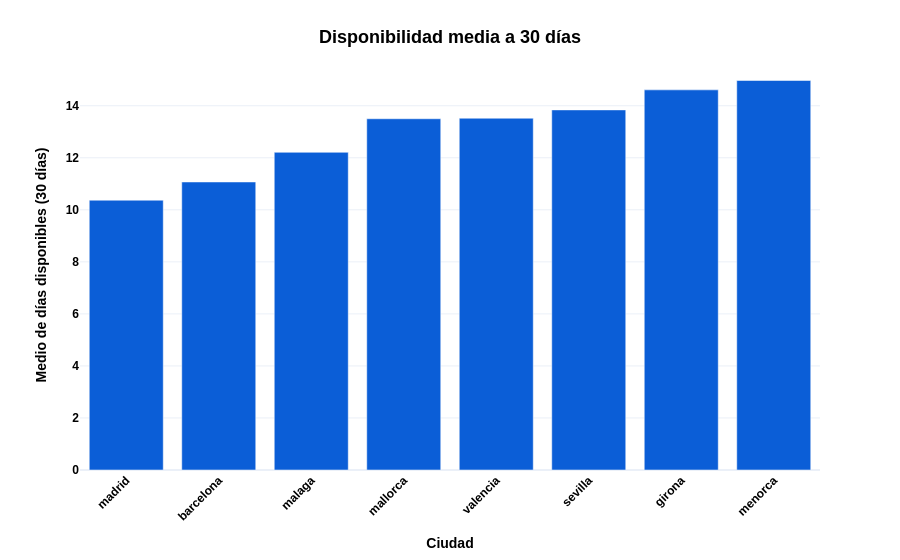

Write notebook code for a chart like this one.
### Code cell
import plotly.express as px

disponibilidad_30_ciudad = availability_by_city.set_index("ciudad")["disponible_30"]

fig = px.bar(
    x=disponibilidad_30_ciudad.index,
    y=disponibilidad_30_ciudad.values,
    labels={
        "x": "Ciudad",
        "y": "Medio de días disponibles (30 días)"
    },
    color_discrete_sequence=['#0b5ed7'] 
)

fig.update_layout(
    template="plotly_white",
    showlegend=False,
    
    
    title=dict(
        text="Disponibilidad media a 30 días",
        x=0.5,
        xanchor='center',
        yanchor='top',
        font=dict(family="Arial", size=18, color="black", weight="bold")
    ),
    

    xaxis=dict(
        title=dict(font=dict(family="Arial", size=14, color="black", weight="bold")),
        tickfont=dict(family="Arial", size=12, color="black", weight="bold"),
        tickangle=-45   # 45 derece döndür
    ),
    
    # Y ekseni başlığı ve tick label'lar
    yaxis=dict(
        title=dict(font=dict(family="Arial", size=14, color="black", weight="bold")),
        tickfont=dict(family="Arial", size=12, color="black", weight="bold")
    )
)

fig.show()

### Figure 1 — Plotly figure (JSON) as saved in the notebook; plotly's stock layout.template omitted (floating-point values rounded to 4 significant figures)
{"data": [{"alignmentgroup": "True", "hovertemplate": "Ciudad=%{x}<br>Medio de días disponibles (30 días)=%{y}<extra></extra>", "legendgroup": "", "marker": {"color": "#0b5ed7", "pattern": {"shape": ""}}, "name": "", "offsetgroup": "", "orientation": "v", "showlegend": false, "textposition": "auto", "type": "bar", "x": ["madrid", "barcelona", "malaga", "mallorca", "valencia", "sevilla", "girona", "menorca"], "xaxis": "x", "y": [10.37, 11.07, 12.21, 13.5, 13.52, 13.84, 14.61, 14.97], "yaxis": "y"}], "layout": {"barmode": "relative", "legend": {"tracegroupgap": 0}, "margin": {"t": 60}, "showlegend": false, "title": {"font": {"color": "black", "family": "Arial", "size": 18, "weight": "bold"}, "text": "Disponibilidad media a 30 días", "x": 0.5, "xanchor": "center", "yanchor": "top"}, "xaxis": {"anchor": "y", "domain": [0, 1], "tickangle": -45, "tickfont": {"color": "black", "family": "Arial", "size": 12, "weight": "bold"}, "title": {"font": {"color": "black", "family": "Arial", "size": 14, "weight": "bold"}, "text": "Ciudad"}}, "yaxis": {"anchor": "x", "domain": [0, 1], "tickfont": {"color": "black", "family": "Arial", "size": 12, "weight": "bold"}, "title": {"font": {"color": "black", "family": "Arial", "size": 14, "weight": "bold"}, "text": "Medio de días disponibles (30 días)"}}}}
